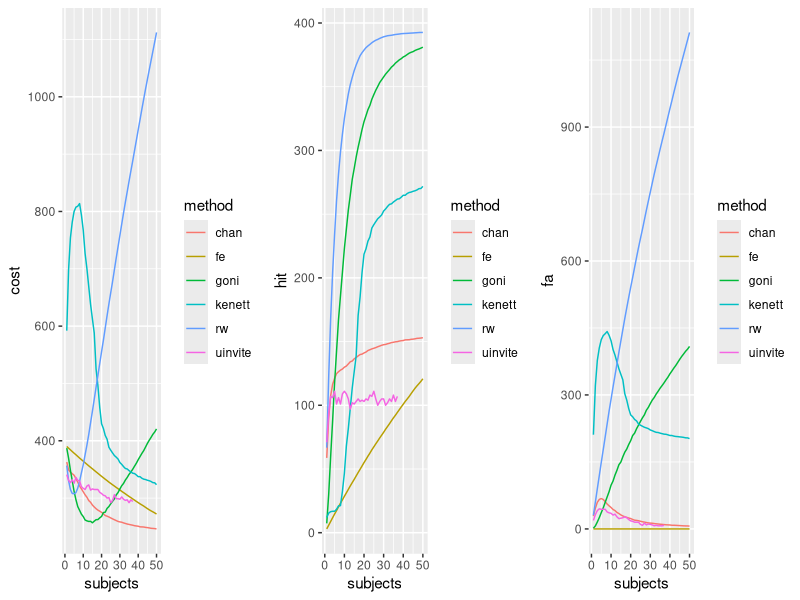

The R script that drew this image:
library(data.table)
library(ggplot2)
library(gridExtra)

usf_hit <- 393
usf_cr <- 12720

dat <- fread('sim_all_but_uinvite.csv')
dat<- dat[,lapply(.SD,mean),by=.(method,subjects)]

dat[,hit_p := hit/usf_hit]
dat[,fa_p := fa/usf_cr]

p1 <- ggplot(dat, aes(x=subjects,y=cost,color=method)) + geom_line()
p2 <- ggplot(dat, aes(x=subjects,y=hit,color=method)) + geom_line()
p3 <- ggplot(dat, aes(x=subjects,y=fa,color=method)) + geom_line()
grid.arrange(p1,p2,p3,ncol=3)

# roc curve
# ggplot(dat,aes(x=fa_p,y=hit_p,color=method)) + geom_line()
